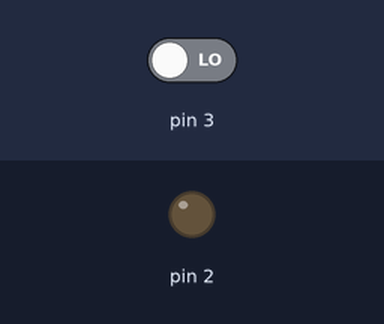
A sketch run on a simulated Arduino Uno, built with avr-gcc and run on an emulated ATmega328P. On the bench: output pins drawn as LEDs (lit = HIGH). The inputs (shaded band) are chosen by the test bench; at power-on: pin 3 LOW.

Above: at 1.2 s.
1.3 s: pin 3 driven HIGH
At 1.8 s:
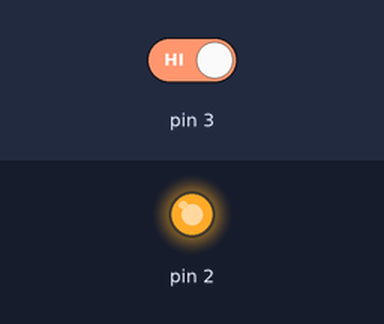
Timing chart, 0 to 4.3 s (numbered marks = the images above; inputs shaded):
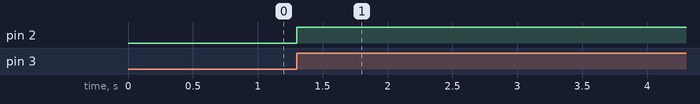

The sketch:

exp_3_code.ino
```cpp
void setup()
{
  pinMode(2,OUTPUT);
  pinMode(3,INPUT);
}
void loop()
{
  int a=digitalRead(3);
  if(a==HIGH)
  {
    digitalWrite(2,HIGH);
  }
  else
  {
    digitalWrite(3,LOW);
  }
}
```

Measured:
- after the input at 1.3 s, pin 2: LOW → HIGH at once
